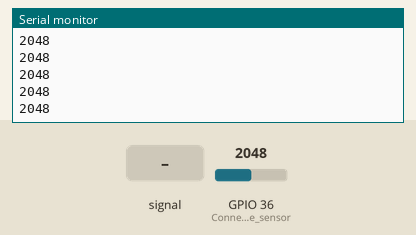
This sketch was run on a simulated ESP32. Shown: the last lines printed to the serial monitor. Inputs (shaded band) come from the test bench; at power-on: GPIO 36 (Connect_the_pulse_sensor) = 2048.

Above: at 1.2 s.
1.3 s: GPIO 36 (Connect_the_pulse_sensor) fed a 200 Hz sine of ±327 counts around its level
At 2.2 s:
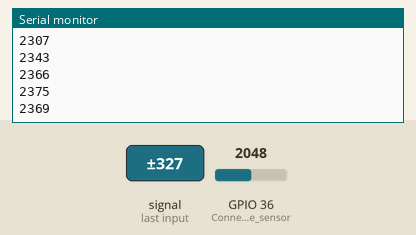
2.8 s: GPIO 36 (Connect_the_pulse_sensor) set to 1560
At 3.4 s:
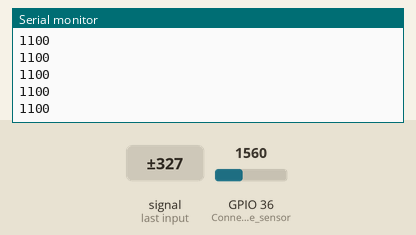
4.3 s: GPIO 36 (Connect_the_pulse_sensor) fed a 1000 Hz sine of ±1023 counts around its level
5.8 s: GPIO 36 (Connect_the_pulse_sensor) set to 1640
At 6.8 s:
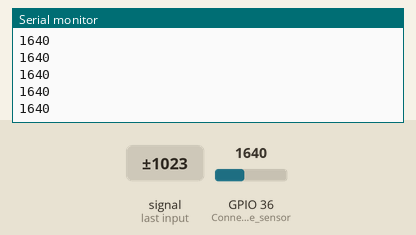
Timing chart, 0 to 8.3 s (numbered marks = the images above; inputs shaded):
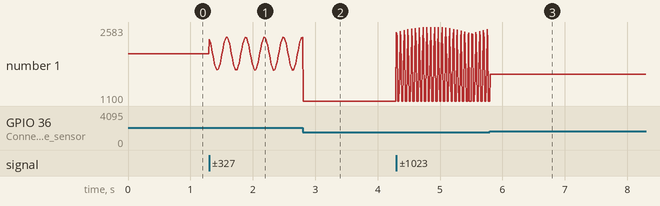

The sketch:

PulseSensor.ino
```cpp
int PULSE_FILTER_THRESHOLD = 1600;   // Adjust this number according to your pulse sensor readings

void setup() {
    Serial.begin(115200);
    pinMode(36, INPUT);             // Connect the pulse sensor to pin 36 (VP on the ESP32)
}

void loop() {
    int reading = analogRead(36);
    if (reading > PULSE_FILTER_THRESHOLD) {
        Serial.println(reading);
    } else {
        Serial.println(PULSE_FILTER_THRESHOLD-500);
    }
    delay(10);
}
```

Measured:
- after the input at 1.3 s, the serial monitor: prints a new line at once (image 1)
- after the input at 5.8 s, the serial monitor: prints a new line at once (image 3)
- plotted number 1: 2048 → 2374 after the input at 1.3 s, 1100 → 1640 after the input at 5.8 s
